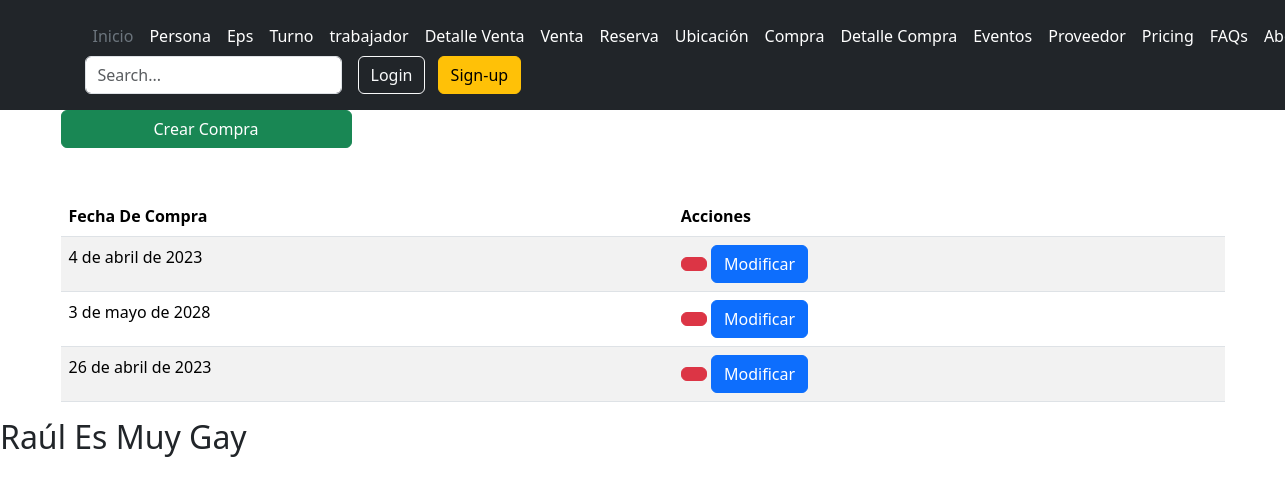
The page /compras/compra/ on the database as committed earlier.
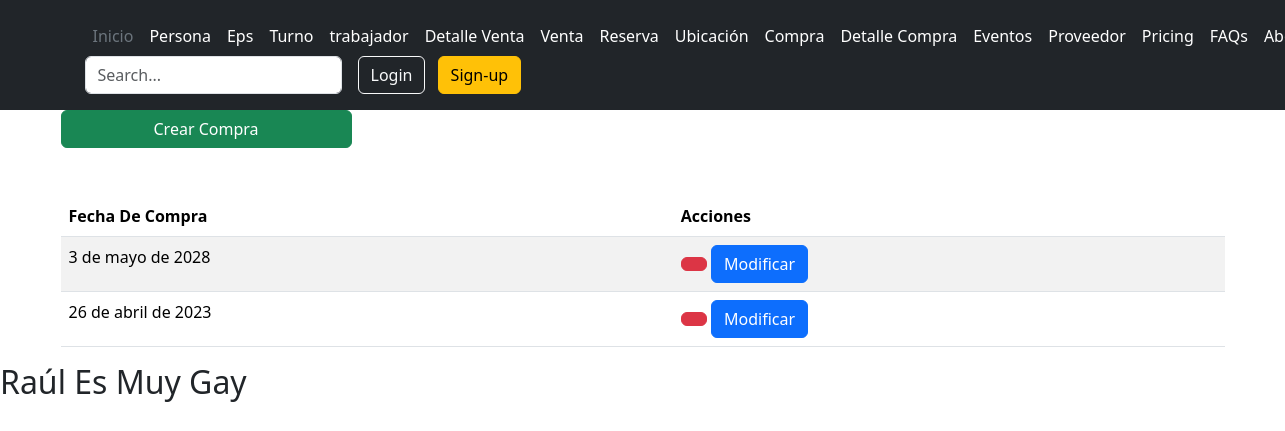
The same page on the database as committed later.
### compra/models.py (models this page shows)
class Compra(models.Model):
       fecha_compra= models.DateField(verbose_name="Fecha Compra", help_text="MM/DD/AAAA")

### compra/views.py (the view)
# urls.py: path('compra/', compra_listar, name="compra"),
def compra_listar(request):
    titulo = "Compra"
    modulo="compras"
    compra = Compra.objects.all()
    context = {
        "titulo": titulo,
        "modulo":modulo,
        "compras": compra
    }
    return render(request, "compras/compra/listar.html", context)

### base/templates/compras/compra/listar.html (shortened to what this page needs)
{% extends 'partials/body.html' %}
{% load bootstrap_icons %}
{% block contenido %}
<a href="{% url 'compra-crear' %}" class="btn btn-success w-25"
  >Crear {{titulo}}</a
>
<table class="table table-striped table-hover">
  <thead>
    <tr>
      <th>Fecha De Compra</th>
      <th>Acciones</th>
    </tr>
  </thead>
  <tbody>
    {% for compra in compras %}
    <tr>
      <td>{{compra.fecha_compra}}</td>
      <td>
        <button  type="button" data-cafe-bar="{{compra.id}}" class="btnEliminar btn btn-danger"
        data-bs-toggle="modal" data-bs-target="#modalConf">
    </button>
        <a
          class="btn btn-primary"
          href="{% url 'compra-modificar' compra.id %}"
          >Modificar</a
        >
      </td>
    </tr>
   {% endfor %}
  </tbody>
</table>
{% endblock contenido %}

Rows that differ between the two databases and show on the page:
removed Compra: fecha_compra "4 de abril de 2023"
